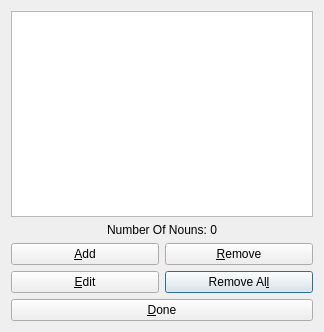
<?xml version="1.0" encoding="UTF-8"?>
<ui version="4.0">
 <class>EditNounsDialog</class>
 <widget class="QDialog" name="EditNounsDialog">
  <property name="geometry">
   <rect>
    <x>0</x>
    <y>0</y>
    <width>324</width>
    <height>332</height>
   </rect>
  </property>
  <property name="windowTitle">
   <string>Edit Nouns</string>
  </property>
  <layout class="QGridLayout" name="gridLayout">
   <item row="0" column="0" colspan="2">
    <widget class="QListWidget" name="nounsListWidget"/>
   </item>
   <item row="1" column="0" colspan="2">
    <widget class="QLabel" name="numberOfNounsLabel">
     <property name="text">
      <string>Number Of Nouns: 0</string>
     </property>
     <property name="alignment">
      <set>Qt::AlignCenter</set>
     </property>
    </widget>
   </item>
   <item row="7" column="1">
    <widget class="QPushButton" name="removeAllPushButton">
     <property name="text">
      <string>Remove Al&amp;l</string>
     </property>
    </widget>
   </item>
   <item row="8" column="0" colspan="2">
    <widget class="QPushButton" name="donePushButton">
     <property name="text">
      <string>&amp;Done</string>
     </property>
    </widget>
   </item>
   <item row="3" column="1">
    <widget class="QPushButton" name="removePushButton">
     <property name="text">
      <string>&amp;Remove</string>
     </property>
    </widget>
   </item>
   <item row="7" column="0">
    <widget class="QPushButton" name="editPushButton">
     <property name="text">
      <string>&amp;Edit</string>
     </property>
    </widget>
   </item>
   <item row="3" column="0">
    <widget class="QPushButton" name="addPushButton">
     <property name="text">
      <string>&amp;Add</string>
     </property>
    </widget>
   </item>
  </layout>
 </widget>
 <tabstops>
  <tabstop>nounsListWidget</tabstop>
  <tabstop>addPushButton</tabstop>
  <tabstop>editPushButton</tabstop>
  <tabstop>removePushButton</tabstop>
  <tabstop>removeAllPushButton</tabstop>
  <tabstop>donePushButton</tabstop>
 </tabstops>
 <resources/>
 <connections>
  <connection>
   <sender>donePushButton</sender>
   <signal>clicked()</signal>
   <receiver>EditNounsDialog</receiver>
   <slot>accept()</slot>
   <hints>
    <hint type="sourcelabel">
     <x>347</x>
     <y>276</y>
    </hint>
    <hint type="destinationlabel">
     <x>199</x>
     <y>149</y>
    </hint>
   </hints>
  </connection>
 </connections>
</ui>
